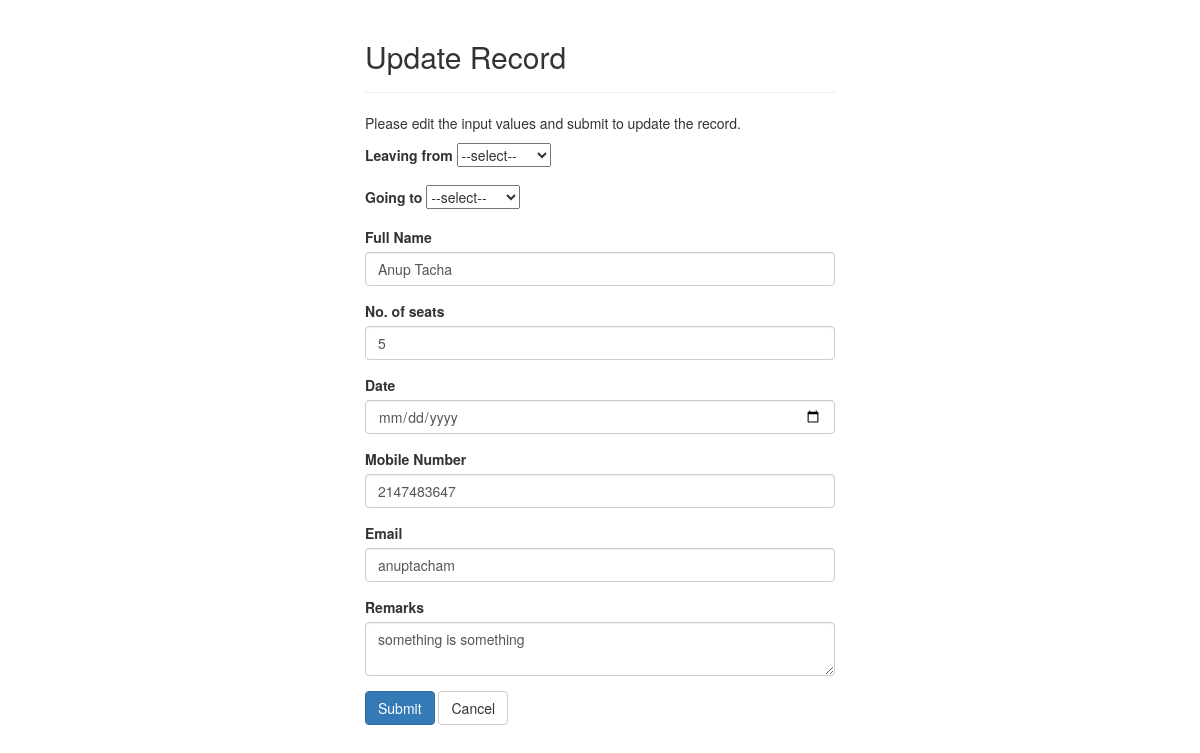
Screenshot of /busbookingupdate.php?id=1 with the database file from the repository.
### tables this page shows
CREATE TABLE `ticketbooking` (
  `id` int(11) NOT NULL,
  `leaving_from` varchar(255) NOT NULL,
  `going_to` varchar(255) NOT NULL,
  `full_name` varchar(10) NOT NULL,
  `no_of_seats` int(10) NOT NULL,
  `date` date NOT NULL,
  `mobile_no` int(50) NOT NULL,
  `email` varchar(10) NOT NULL,
  `remarks` text NOT NULL
);

### busbookingupdate.php (the view, shortened to what this page needs)
<?php
require_once "config.php";
$leaving_from = $going_to = $no_of_seats =$full_name = $date = $mobile_no = $email = $remarks = "";
$leaving_from_err = $going_to_err = $no_of_seats_err = $full_name_err = $date_err = $mobile_no_err = $email_err = $remarks_err ="";
if(isset($_POST["id"]) && !empty($_POST["id"])){
    $id = $_POST["id"];
    $leaving_from = $_POST['leaving_from'];
    $going_to = $_POST['going_to'];
    $input_full_name = trim($_POST["full_name"]);
    if(empty($input_full_name)){
        $full_name_err = "Please enter a full name.";
    } elseif(!filter_var($input_full_name, FILTER_VALIDATE_REGEXP, array("options"=>array("regexp"=>"/^[a-zA-Z\s]+$/")))){
        $full_name_err = "Please enter a valid name.";
    } else{
        $full_name = $input_full_name;
    }
    $input_no_of_seats = trim($_POST["no_of_seats"]);
    if(empty($input_no_of_seats)){
        $no_of_staffs_err = "Please enter the no of seats.";
    } elseif(!ctype_digit($input_no_of_seats)){
        $no_of_seats_err = "Please enter a valid number.";
    } else{
        $no_of_seats= $input_no_of_seats;
    }
    $input_date = trim($_POST["date"]);
    if(empty($input_date)){
        $date_err = "Please enter date.";
    } elseif(!date($input_date)){
        $date_err = "Please enter a positive integer value.";
    } else{
        $date= $input_date;
    }
    $input_mobile_no = trim($_POST["mobile_no"]);
    if(empty($input_mobile_no)){
        $mobile_no_err = "Please enter the contact number.";
    } elseif(!ctype_digit($input_mobile_no)){
        $mobile_no_err = "Please enter a valid number.";
    } else{
        $mobile_no= $input_mobile_no;
    }
     $input_email = trim($_POST["email"]);
     if(empty($input_email)){
         $email_err = "Please enter your email.";
     } else{
         $email = $input_email;
     }
    $input_remarks = trim($_POST["remarks"]);
    if(empty($input_remarks)){
        $remarks_err = "Please enter.";
    } elseif(!filter_var($input_remarks, FILTER_VALIDATE_REGEXP, array("options"=>array("regexp"=>"/^[a-zA-Z\s]+$/")))){
        $remarks_err = "Please enter.";
    } else{
        $remarks = $input_remarks;
    }
    if(empty($leaving_from_err) && empty($going_to_err) && empty($full_name_err)&& empty($no_of_seats_err) && empty($date_err) && empty($mobile_no_err) && empty($email_err) && empty($remarks_err)){
        $sql = "UPDATE ticketbooking SET leaving_from=?, going_to=?, full_name=?, no_of_seats=?, date=?, mobile_no=?, email=?, remarks=? WHERE id=?";
        if($stmt = $mysqli->prepare($sql)){
            $stmt->bind_param("ssssssssi", $param_leaving_from, $param_going_to, $param_full_name, $param_no_of_seats, $param_date, $param_mobile_no, $param_email, $param_remarks, $param_id);
            $param_leaving_from = $leaving_from;
            $param_going_to = $going_to;
            $param_full_name = $full_name;
            $param_no_of_seats = $no_of_seats;
            $param_date = $_date;
            $param_mobile_no = $mobile_no;
            $param_email = $email;
            $param_remarks = $remarks;
            $param_id = $id;
            if($stmt->execute()){
                header("location: busbookingindex.php");
                exit();
            } else{
                echo "Something went wrong. Please try again later.";
            }
        }
        $stmt->close();
    }
    $mysqli->close();
} else{
    if(isset($_GET["id"]) && !empty(trim($_GET["id"]))){
        $sql = "SELECT * FROM ticketbooking WHERE id = ?";
        if($stmt = $mysqli->prepare($sql)){
            $stmt->bind_param("i", $param_id);
            if($stmt->execute()){
                $result = $stmt->get_result();
                if($result->num_rows == 1){
                    $row = $result->fetch_array(MYSQLI_ASSOC);
                    $full_name = $row["full_name"];
                    $no_of_seats = $row["no_of_seats"];
                    $date = $row["date"];
                    $mobile_no = $row["mobile_no"];
                    $email = $row["email"];
                    $remarks = $row["remarks"];
                } else{
                    header("location: error.php");
                    exit();
                }
            } else{
                echo "Oops! Something went wrong. Please try again later.";
            }
        }
    }  else{
        header("location: error.php");
        exit();
    }
}
?>
<!DOCTYPE html>
<html lang="en">
<head>
    <link rel="stylesheet" href="https://maxcdn.bootstrapcdn.com/bootstrap/3.3.7/css/bootstrap.css">
</head>
<body>
    <div class="wrapper">
        <div class="container-fluid">
            <div class="row">
                <div class="col-md-12">
                    <div class="page-header">
                        <h2>Update Record</h2>
                    </div>
                    <p>Please edit the input values and submit to update the record.</p>
                    <form action="<?php echo htmlspecialchars(basename($_SERVER['REQUEST_URI'])); ?>" method="post">
                       <div class="form-group <?php echo (!empty($leaving_from_err)) ? 'has-error' : ''; ?>">
                            <label>Leaving from</label>
                            <select name="leaving_from">
                            <option value="">--select--</option>
                            </select>
                        </div>
                        <div class="form-group <?php echo (!empty($going_to_err)) ? 'has-error' : ''; ?>">
                            <label>Going to</label>
                            <select name="going_to">
                            <option value="">--select--</option>
                            </select>
                        </div>
                        <div class="form-group <?php echo (!empty($full_name_err)) ? 'has-error' : ''; ?>">
                            <label>Full Name</label>
                            <input type="text" name="full_name" class="form-control" value="<?php echo $full_name; ?>">
                        </div>
                        <div class="form-group <?php echo (!empty($no_of_seats_err)) ? 'has-error' : ''; ?>">
                            <label>No. of seats</label>
                            <input type="text" name="no_of_seats" class="form-control" value="<?php echo $no_of_seats; ?>">
                        </div>
                        <div class="form-group <?php echo (!empty($date_err)) ? 'has-error' : ''; ?>">
                            <label>Date</label>
                            <input type="Date" name="date" class="form-control" value="<?php echo $date; ?>">
                        </div>
                        <div class="form-group <?php echo (!empty($mobile_no_err)) ? 'has-error' : ''; ?>">
                            <label>Mobile Number</label>
                            <input type="text" name="mobile_no" class="form-control" value="<?php echo $mobile_no; ?>">
                        </div>
                        <div class="form-group <?php echo (!empty($email_err)) ? 'has-error' : ''; ?>">
                            <label>Email</label>
                            <input type="text" name="email" class="form-control" value="<?php echo $email; ?>">
                        </div>
                        <div class="form-group <?php echo (!empty($remarks_err)) ? 'has-error' : ''; ?>">
                            <label>Remarks</label>
                            <textarea name="remarks" class="form-control"><?php echo $remarks; ?></textarea>
                        </div>
                        <input type="submit" class="btn btn-primary" value="Submit">
                        <a href="busbookingindex.php" class="btn btn-default">Cancel</a>
                    </form>
                </div>
            </div>
        </div>
    </div>
</body>
</html>

### busbookingupdate.php (style rules this page uses)
.wrapper { width: 500px; margin: 0 auto; }

### rows the page displays
ticketbooking: full_name "Anup Tacha", no_of_seats "5", mobile_no "2147483647", email "anuptacham", remarks "something is something"
